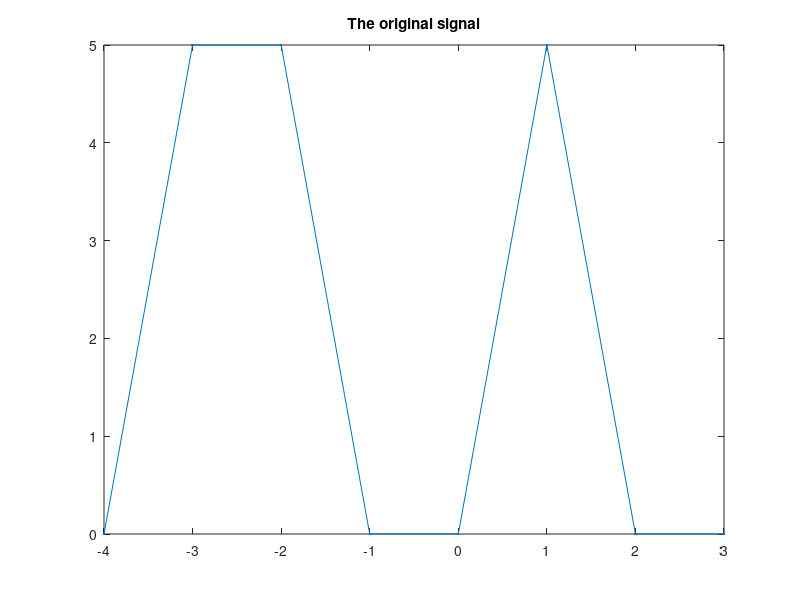

Recreate this plot in MATLAB. (Note: this script raises an error after producing the figure.)
%% ***************************************************************************************
% code writer 	: EOF
% code date     : 2014.09.03
% e-mail 	      : jasonleaster@gmail.com
% code file	    : fft_EOF.m
% Version       : 1.0
%
% code purpose :
% 
%       	It's time to finish my demo for DFT. I would like to share my code with
% someone who is interesting in DSP. If there is something wrong with my code,
%	please touche me by e-mail. Thank you!
%
%% ***************************************************************************************

clear all;
clc;
%*************************************************
% The number of all the signal that our sensor got
%*************************************************
TotalSample = 8;

% We assume that the preiod of the signal we generated is 'circle';
circle = TotalSample/2;

%**************************************************************
%       This varible is used for recording the signal which 
%  were processed by inverse-DFT in time domain
%**************************************************************
SignalInT = zeros(TotalSample,1);


SignalInT_reversed = zeros(TotalSample,1);
%This varible is used for recording the signal which were processed by inverse-DFT in time domain

OutPutSignal = zeros(TotalSample,1);

OriginalSignal = zeros(TotalSample,1);
%This varible is used for recording the original signal that we got.

%% initialize a square wave
for SampleNumber = -(TotalSample/2):(TotalSample/2)-1

    if (mod(abs(SampleNumber),circle) < (circle/2))&&(SampleNumber>0)

        OriginalSignal((TotalSample/2)+1+SampleNumber) = 5;

    elseif (mod(abs(SampleNumber),circle) >= (circle/2))&&(SampleNumber>0)

        OriginalSignal((TotalSample/2)+1+SampleNumber) = 0;

    elseif (mod(abs(SampleNumber),circle) < (circle/2))&&(SampleNumber<0)

        OriginalSignal((TotalSample/2)+1+SampleNumber) = 0;   

    elseif (mod(abs(SampleNumber),circle) >= (circle/2))&&(SampleNumber<0)

        OriginalSignal((TotalSample/2)+1+SampleNumber) = 5;
    end
end

%  We show the original signal in time domain.
figure(1);
plot( -(TotalSample/2):(TotalSample/2)-1,OriginalSignal,'.-');
title('The original signal');

tmp = TotalSample - 1;

%%***********************************************************************
% @Bits : describe how many bits should be used to make up the TotalSample
%%*********************************************************************** 
Bits = 0;

while	tmp > 0

    %%  floor (X) Return the largest integer not greater than X.
    tmp = floor(tmp/2);

    Bits = Bits + 1;	
end

SignalInT = OriginalSignal;

%******************************************
%   Reverse the bits of input number
%******************************************
for SampleNumber = 1 : TotalSample
    
    ret	 = bit_reverse(SampleNumber - 1,Bits);
    
    SignalInT_reversed(SampleNumber) = SignalInT(ret+1);
end

InPutSignal = SignalInT_reversed;

%*******************************************************************
%                |         |        |        |
%   input x(n)   | layer 1 |layer 2 |layer 3 | X(n) output
%                |         |        |        |      
%                
%
%            @layyer      :  the number of layyer
%            @SampleNumber:  the start number of point which 
%                            is going to do butter-fly operation.
%            @pre_half    :  the pre_half point of current butter-fly
%***********************************************************************
for  layyer = 1 : Bits
      
      for SampleNumber = 1 : 2^(layyer) : TotalSample
      
            for  pre_half = SampleNumber:(SampleNumber+2^(layyer-1) -1)
                          
                 r = get_r_in_Wn(pre_half-1,layyer,TotalSample,Bits);
   
                 W_rN = exp(-2*pi*j*(r)/TotalSample) ;

                 OutPutSignal(pre_half) = ...
                 InPutSignal(pre_half) +  ...
                 W_rN * InPutSignal(pre_half + 2^(layyer-1));
               
                 OutPutSignal(pre_half  + 2^(layyer-1)) =  ...
                 InPutSignal(pre_half) -  ...
                 W_rN * InPutSignal(pre_half + 2^(layyer-1));

           end          
      end
      
      InPutSignal = OutPutSignal;
end